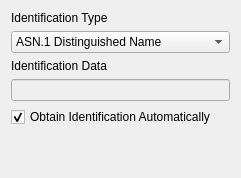
         <widget class="QWidget" name="tab">
          <attribute name="title">
           <string>Local Identity</string>
          </attribute>
          <layout class="QVBoxLayout">
           <item>
            <widget class="QLabel" name="textLabelLocalIDType">
             <property name="text">
              <string>Identification Type</string>
             </property>
             <property name="wordWrap">
              <bool>false</bool>
             </property>
            </widget>
           </item>
           <item>
            <widget class="QComboBox" name="comboBoxLocalIDType">
             <item>
              <property name="text">
               <string>ASN.1 Distinguished Name</string>
              </property>
             </item>
             <item>
              <property name="text">
               <string>Fully Qualified Domain Name</string>
              </property>
             </item>
             <item>
              <property name="text">
               <string>User Fully Qualified Domain Name</string>
              </property>
             </item>
             <item>
              <property name="text">
               <string>IP Address</string>
              </property>
             </item>
             <item>
              <property name="text">
               <string>Key Identifier</string>
              </property>
             </item>
            </widget>
           </item>
           <item>
            <widget class="QLabel" name="textLabelLocalIDData">
             <property name="text">
              <string>Identification Data</string>
             </property>
             <property name="wordWrap">
              <bool>false</bool>
             </property>
            </widget>
           </item>
           <item>
            <widget class="QLineEdit" name="lineEditLocalIDData">
             <property name="enabled">
              <bool>false</bool>
             </property>
            </widget>
           </item>
           <item>
            <widget class="QCheckBox" name="checkBoxLocalIDOption">
             <property name="text">
              <string>Obtain Identification Automatically</string>
             </property>
             <property name="checked">
              <bool>true</bool>
             </property>
            </widget>
           </item>
           <item>
            <spacer>
             <property name="orientation">
              <enum>Qt::Vertical</enum>
             </property>
             <property name="sizeHint" stdset="0">
              <size>
               <width>20</width>
               <height>40</height>
              </size>
             </property>
            </spacer>
           </item>
          </layout>
         </widget>
